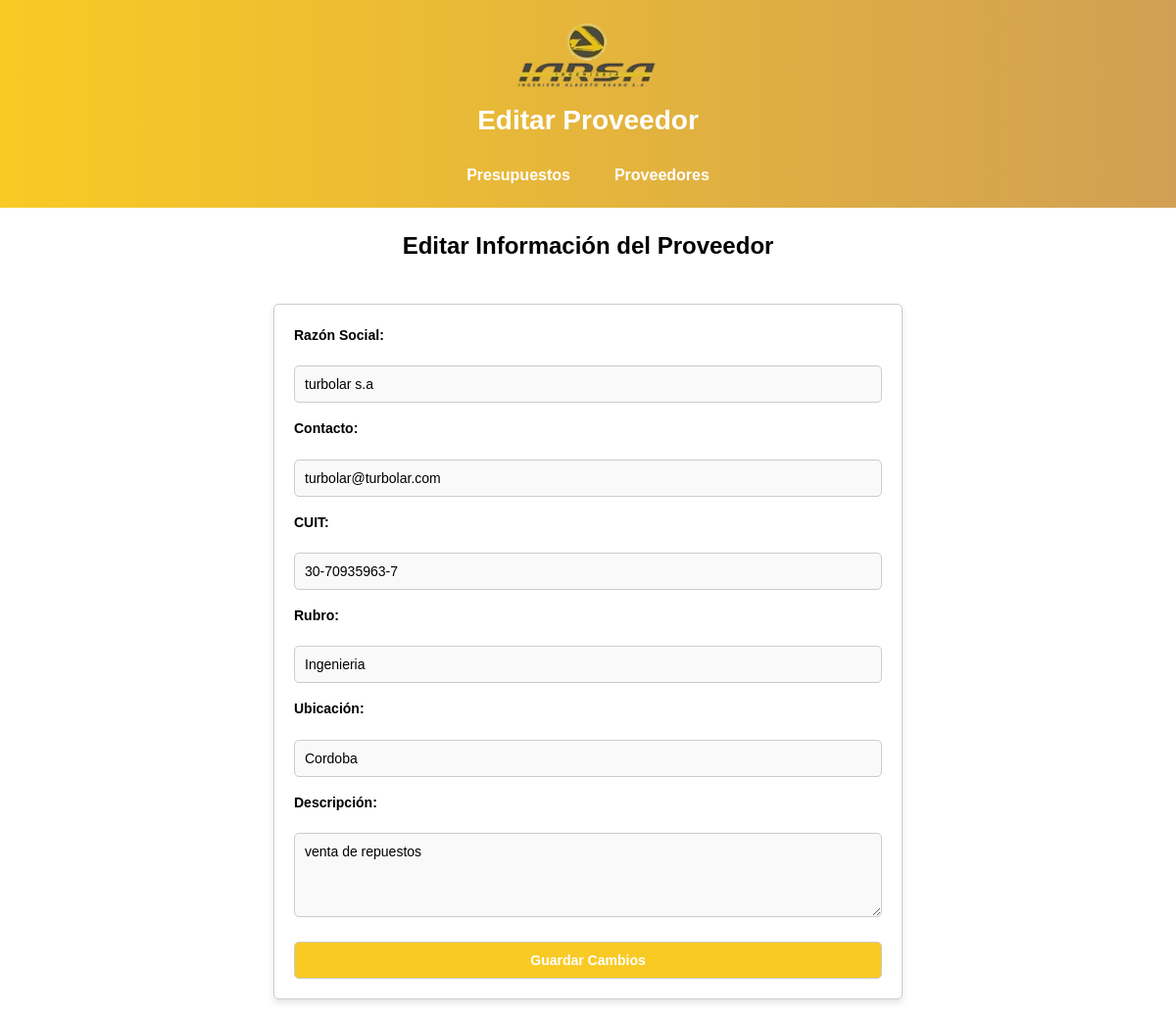
The app's page /editar_proveedor/2 with its own data.
### tables this page shows
CREATE TABLE proveedores (
    id INTEGER PRIMARY KEY AUTOINCREMENT,
    razonsocial TEXT,
    contacto TEXT,
    cuit TEXT,
    rubro TEXT,
    ubicacion TEXT,
    descripcion TEXT
);

### appy.py (the view, shortened to what this page needs)
@app.route('/editar_proveedor/<int:proveedor_id>', methods=['GET', 'POST'])
def editar_proveedor(proveedor_id):
    conn = obtener_conexion()
    cursor = conn.cursor()
    cursor.execute('SELECT * FROM proveedores WHERE id = ?', (proveedor_id,))
    proveedor = cursor.fetchone()
    conn.close()
    return render_template('editar_proveedor.html', proveedor=proveedor)

### appy.py (called while the page is built)
def obtener_conexion():
    conn = sqlite3.connect('empresa.db', check_same_thread=False)
    conn.row_factory = sqlite3.Row
    return conn

### templates/editar_proveedor.html (shortened to what this page needs)
<!DOCTYPE html>
<html lang="es">
<head>
    <link rel="stylesheet" href="{{ url_for('static', filename='css/styles.css') }}">
</head>
<body>
    <header>
        <img src="{{ url_for('static', filename='images/Logo-Iarsa.png') }}" alt="Logo de la Empresa" class="logo">
        <div class="header-content">
            <h1>Editar Proveedor</h1>
            <nav>
                <ul>
                    <li><a href="{{ url_for('presupuestos') }}">Presupuestos</a></li>
                    <li><a href="{{ url_for('proveedores') }}">Proveedores</a></li>
                </ul>
            </nav>
        </div>
    </header>
    <h2>Editar Información del Proveedor</h2>
    <form action="{{ url_for('editar_proveedor', proveedor_id=proveedor['id']) }}" method="POST">
        <label for="razonsocial">Razón Social:</label>
        <input type="text" name="razonsocial" value="{{ proveedor['razonsocial'] }}" required>
        <label for="contacto">Contacto:</label>
        <input type="text" name="contacto" value="{{ proveedor['contacto'] }}" required>
        <label for="cuit">CUIT:</label>
        <input type="text" name="cuit" value="{{ proveedor['cuit'] }}">
        <label for="rubro">Rubro:</label>
        <input type="text" name="rubro" value="{{ proveedor['rubro'] }}">
        <label for="ubicacion">Ubicación:</label>
        <input type="text" name="ubicacion" value="{{ proveedor['ubicacion'] }}">
        <label for="descripcion">Descripción:</label>
        <textarea name="descripcion" rows="4">{{ proveedor['descripcion'] }}</textarea>
        <button type="submit">Guardar Cambios</button>
    </form>
</body>
</html>

### static/css/styles.css (style rules this page uses)
body { font-family: 'Arial', sans-serif; margin: 0; padding: 0; background-color: white; color: black; line-height: 1.6; display: flex; flex-direction: column; align-items: center; justify-content: flex-start; min-height: 100vh; }
header { width: 100%; background: linear-gradient(90deg, #f9ca24, #d1a054); color: white; text-align: center; padding: 20px 10px; display: flex; flex-direction: column; align-items: center; justify-content: center; margin: 0; box-sizing: border-box; }
header img.logo { max-width: 150px; height: auto; margin-bottom: 10px; }
header .header-content { display: flex; flex-direction: column; align-items: center; justify-content: center; gap: 10px; width: 100%; }
h1 { font-size: 28px; margin: 0; font-family: 'Arial', sans-serif; font-weight: bold; color: white; }
nav ul { list-style: none; padding: 0; margin: 10px 0 0 0; display: flex; gap: 15px; justify-content: center; }
nav ul li a { text-decoration: none; color: white; padding: 10px 15px; font-weight: bold; }
form { margin: 20px auto; padding: 20px; max-width: 600px; width: 100%; border: 1px solid #ccc; border-radius: 5px; background-color: white; box-shadow: 0px 4px 6px rgba(0, 0, 0, 0.1); display: flex; flex-direction: column; gap: 15px; }
label { font-weight: bold; margin-bottom: 5px; font-size: 14px; }
input, select, button, textarea { width: 100%; padding: 10px; font-size: 14px; border: 1px solid #ccc; border-radius: 5px; background-color: #f9f9f9; box-sizing: border-box; }
button { background-color: #f9ca24; color: white; font-weight: bold; cursor: pointer; transition: background-color 0.3s ease; margin-top: 10px; }
textarea { font-family: 'Arial', sans-serif; }

### records on screen
proveedores: razonsocial "turbolar s.a", contacto "turbolar@turbolar.com", cuit "30-70935963-7", rubro "Ingenieria", ubicacion "Cordoba", descripcion "venta de repuestos"
